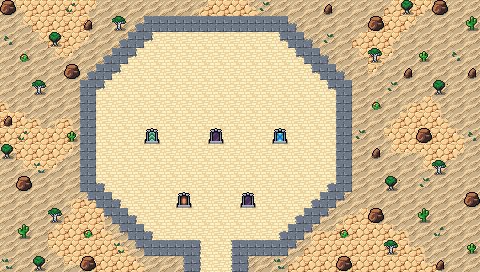

A level layout from a 2D game, rendered from its tile map. Below: a short description, then the map file with tile-grid data replaced by summaries:
An orthogonal 30x17 tile map with 16x16 px tiles, 5 tile layers (Collision, Background, Floor and Walls, Ornamental Walls, ...), 2 tilesets and 6 objects.

<map version="1.5" tiledversion="1.7.2" orientation="orthogonal" renderorder="right-down" width="30" height="17" tilewidth="16" tileheight="16" infinite="0" nextlayerid="8" nextobjectid="79">
 <editorsettings>
  <export target="wastetown..tmx" format="tmx" />
 </editorsettings>
 <tileset firstgid="1" source="../tileset/main.tsx" />
 <tileset firstgid="3477" source="../tileset/buildings.tsx" />
 <layer id="6" name="Collision" width="30" height="17">
  <data>[510 cells, 6 non-empty, 1 distinct tile ids]</data>
 </layer>
 <layer id="1" name="Background" width="30" height="17">
  <data>[510 cells, 510 non-empty, 3 distinct tile ids]</data>
 </layer>
 <layer id="2" name="Floor and Walls" width="30" height="17">
  <data>[510 cells, 179 non-empty, 25 distinct tile ids]</data>
 </layer>
 <layer id="7" name="Ornamental Walls" width="30" height="17">
  <data>[510 cells, 79 non-empty, 7 distinct tile ids]</data>
 </layer>
 <layer id="3" name="Clutter" width="30" height="17">
  <properties>
   <property name="spriteLayer" type="bool" value="true" />
  </properties>
  <data>[510 cells, 59 non-empty, 15 distinct tile ids]</data>
 </layer>
 <objectgroup id="4" name="Objects">
  <object id="69" template="../obj/door_up.tx" x="208" y="143.5">
   <properties>
    <property name="teleport" value="maps/map/portal_1.tmx" />
    <property name="teleportObjectId" value="71" />
   </properties>
  </object>
  <object id="74" template="../obj/door_up.tx" x="208.359" y="271.521">
   <properties>
    <property name="teleport" value="maps/map/portal_1W2.tmx" />
    <property name="teleportObjectId" value="56" />
   </properties>
  </object>
  <object id="75" template="../obj/door_down.tx" x="176" y="209.5">
   <properties>
    <property name="teleport" value="maps/map/portal_1R.tmx" />
    <property name="teleportObjectId" value="68" />
   </properties>
  </object>
  <object id="76" template="../obj/door_down.tx" x="144" y="144.5">
   <properties>
    <property name="teleport" value="maps/map/portal_1G.tmx" />
    <property name="teleportObjectId" value="77" />
   </properties>
  </object>
  <object id="77" template="../obj/door_down.tx" x="272" y="144">
   <properties>
    <property name="teleport" value="maps/map/portal_1U.tmx" />
    <property name="teleportObjectId" value="79" />
   </properties>
  </object>
  <object id="78" template="../obj/door_down.tx" x="241" y="209">
   <properties>
    <property name="teleport" value="maps/map/portal_1B.tmx" />
    <property name="teleportObjectId" value="64" />
   </properties>
  </object>
 </objectgroup>
</map>
